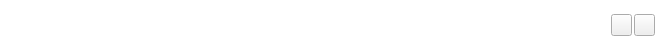
<?xml version="1.0" encoding="UTF-8"?>
<ui version="4.0">
 <class>listItem</class>
 <widget class="QWidget" name="listItem">
  <property name="geometry">
   <rect>
    <x>0</x>
    <y>0</y>
    <width>657</width>
    <height>50</height>
   </rect>
  </property>
  <property name="minimumSize">
   <size>
    <width>0</width>
    <height>0</height>
   </size>
  </property>
  <property name="maximumSize">
   <size>
    <width>16777215</width>
    <height>50</height>
   </size>
  </property>
  <property name="windowTitle">
   <string>Form</string>
  </property>
  <property name="styleSheet">
   <string notr="true">
QWidget#listItem{
            background-color: rgba(255, 255, 255, 200)
            }</string>
  </property>
  <layout class="QGridLayout" name="gridLayout">
   <property name="leftMargin">
    <number>2</number>
   </property>
   <property name="topMargin">
    <number>2</number>
   </property>
   <property name="rightMargin">
    <number>2</number>
   </property>
   <property name="bottomMargin">
    <number>2</number>
   </property>
   <property name="horizontalSpacing">
    <number>2</number>
   </property>
   <property name="verticalSpacing">
    <number>0</number>
   </property>
   <item row="0" column="1">
    <widget class="QPushButton" name="playButton">
     <property name="minimumSize">
      <size>
       <width>21</width>
       <height>22</height>
      </size>
     </property>
     <property name="maximumSize">
      <size>
       <width>21</width>
       <height>22</height>
      </size>
     </property>
     <property name="cursor">
      <cursorShape>PointingHandCursor</cursorShape>
     </property>
     <property name="toolTip">
      <string>Ouvrir le dossier contenant l'audio</string>
     </property>
     <property name="styleSheet">
      <string notr="true">QPushButton{font: 16pt &quot;Segoe UI&quot;;}</string>
     </property>
     <property name="text">
      <string/>
     </property>
     <property name="icon">
      <iconset resource="source.qrc">
       <normaloff>:/root/src/dossier.png</normaloff>:/root/src/dossier.png</iconset>
     </property>
     <property name="iconSize">
      <size>
       <width>12</width>
       <height>12</height>
      </size>
     </property>
    </widget>
   </item>
   <item row="0" column="2">
    <widget class="QPushButton" name="trashButton">
     <property name="maximumSize">
      <size>
       <width>21</width>
       <height>22</height>
      </size>
     </property>
     <property name="cursor">
      <cursorShape>PointingHandCursor</cursorShape>
     </property>
     <property name="toolTip">
      <string>Supprimer cet audio de la liste</string>
     </property>
     <property name="text">
      <string/>
     </property>
     <property name="icon">
      <iconset resource="source.qrc">
       <normaloff>:/root/src/delete.png</normaloff>:/root/src/delete.png</iconset>
     </property>
     <property name="iconSize">
      <size>
       <width>12</width>
       <height>12</height>
      </size>
     </property>
    </widget>
   </item>
   <item row="0" column="0">
    <widget class="QFrame" name="frame">
     <property name="frameShape">
      <enum>QFrame::NoFrame</enum>
     </property>
     <property name="frameShadow">
      <enum>QFrame::Raised</enum>
     </property>
     <layout class="QHBoxLayout" name="horizontalLayout_2">
      <property name="leftMargin">
       <number>0</number>
      </property>
      <property name="topMargin">
       <number>0</number>
      </property>
      <property name="rightMargin">
       <number>35</number>
      </property>
      <property name="bottomMargin">
       <number>0</number>
      </property>
      <item>
       <widget class="QLabel" name="iconLabel">
        <property name="sizePolicy">
         <sizepolicy hsizetype="Fixed" vsizetype="Preferred">
          <horstretch>0</horstretch>
          <verstretch>0</verstretch>
         </sizepolicy>
        </property>
        <property name="minimumSize">
         <size>
          <width>22</width>
          <height>0</height>
         </size>
        </property>
        <property name="styleSheet">
         <string notr="true">background-color: transparent</string>
        </property>
        <property name="text">
         <string/>
        </property>
        <property name="scaledContents">
         <bool>false</bool>
        </property>
        <property name="alignment">
         <set>Qt::AlignCenter</set>
        </property>
       </widget>
      </item>
      <item>
       <widget class="QLabel" name="label">
        <property name="minimumSize">
         <size>
          <width>0</width>
          <height>22</height>
         </size>
        </property>
        <property name="maximumSize">
         <size>
          <width>16777215</width>
          <height>22</height>
         </size>
        </property>
        <property name="styleSheet">
         <string notr="true">background-color: transparent</string>
        </property>
        <property name="text">
         <string/>
        </property>
        <property name="textFormat">
         <enum>Qt::PlainText</enum>
        </property>
        <property name="scaledContents">
         <bool>false</bool>
        </property>
        <property name="wordWrap">
         <bool>false</bool>
        </property>
        <property name="margin">
         <number>0</number>
        </property>
        <property name="indent">
         <number>0</number>
        </property>
        <property name="textInteractionFlags">
         <set>Qt::NoTextInteraction</set>
        </property>
        <property name="buddy">
         <cstring></cstring>
        </property>
       </widget>
      </item>
      <item>
       <widget class="QLabel" name="state_label">
        <property name="sizePolicy">
         <sizepolicy hsizetype="Preferred" vsizetype="Preferred">
          <horstretch>0</horstretch>
          <verstretch>0</verstretch>
         </sizepolicy>
        </property>
        <property name="maximumSize">
         <size>
          <width>74</width>
          <height>16777215</height>
         </size>
        </property>
        <property name="font">
         <font>
          <kerning>true</kerning>
         </font>
        </property>
        <property name="styleSheet">
         <string notr="true">color: rgb(147, 147, 147);</string>
        </property>
        <property name="text">
         <string/>
        </property>
        <property name="alignment">
         <set>Qt::AlignLeading|Qt::AlignLeft|Qt::AlignVCenter</set>
        </property>
        <property name="margin">
         <number>1</number>
        </property>
        <property name="indent">
         <number>6</number>
        </property>
       </widget>
      </item>
     </layout>
    </widget>
   </item>
  </layout>
 </widget>
 <resources>
  <include location="source.qrc"/>
 </resources>
 <connections/>
</ui>
